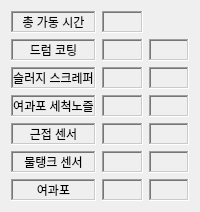
     <widget class="QWidget" name="tab_4">
      <attribute name="title">
       <string>가동 시간</string>
      </attribute>
      <layout class="QGridLayout" name="gridLayout_9">
       <item row="1" column="0">
        <layout class="QGridLayout" name="gridLayout_5">
         <item row="2" column="1">
          <widget class="QLabel" name="label_30">
           <property name="frameShape">
            <enum>QFrame::WinPanel</enum>
           </property>
           <property name="frameShadow">
            <enum>QFrame::Sunken</enum>
           </property>
           <property name="text">
            <string>슬러지 스크레퍼</string>
           </property>
           <property name="alignment">
            <set>Qt::AlignCenter</set>
           </property>
          </widget>
         </item>
         <item row="6" column="1">
          <widget class="QLabel" name="label_35">
           <property name="frameShape">
            <enum>QFrame::WinPanel</enum>
           </property>
           <property name="frameShadow">
            <enum>QFrame::Sunken</enum>
           </property>
           <property name="text">
            <string>여과포</string>
           </property>
           <property name="alignment">
            <set>Qt::AlignCenter</set>
           </property>
          </widget>
         </item>
         <item row="3" column="1">
          <widget class="QLabel" name="label_31">
           <property name="frameShape">
            <enum>QFrame::WinPanel</enum>
           </property>
           <property name="frameShadow">
            <enum>QFrame::Sunken</enum>
           </property>
           <property name="text">
            <string>여과포 세척노즐</string>
           </property>
           <property name="alignment">
            <set>Qt::AlignCenter</set>
           </property>
          </widget>
         </item>
         <item row="3" column="3">
          <widget class="QLabel" name="label_Change_Filter">
           <property name="frameShape">
            <enum>QFrame::WinPanel</enum>
           </property>
           <property name="frameShadow">
            <enum>QFrame::Sunken</enum>
           </property>
           <property name="text">
            <string/>
           </property>
           <property name="alignment">
            <set>Qt::AlignCenter</set>
           </property>
          </widget>
         </item>
         <item row="0" column="2">
          <widget class="QLabel" name="label_Time_1">
           <property name="frameShape">
            <enum>QFrame::WinPanel</enum>
           </property>
           <property name="frameShadow">
            <enum>QFrame::Sunken</enum>
           </property>
           <property name="text">
            <string/>
           </property>
           <property name="alignment">
            <set>Qt::AlignCenter</set>
           </property>
          </widget>
         </item>
         <item row="1" column="3">
          <widget class="QLabel" name="label_Change_Drum">
           <property name="frameShape">
            <enum>QFrame::WinPanel</enum>
           </property>
           <property name="frameShadow">
            <enum>QFrame::Sunken</enum>
           </property>
           <property name="text">
            <string/>
           </property>
           <property name="alignment">
            <set>Qt::AlignCenter</set>
           </property>
          </widget>
         </item>
         <item row="0" column="1">
          <widget class="QLabel" name="label">
           <property name="frameShape">
            <enum>QFrame::WinPanel</enum>
           </property>
           <property name="frameShadow">
            <enum>QFrame::Sunken</enum>
           </property>
           <property name="text">
            <string>총 가동 시간</string>
           </property>
           <property name="alignment">
            <set>Qt::AlignCenter</set>
           </property>
          </widget>
         </item>
         <item row="5" column="3">
          <widget class="QLabel" name="label_Change_WaterTank">
           <property name="frameShape">
            <enum>QFrame::WinPanel</enum>
           </property>
           <property name="frameShadow">
            <enum>QFrame::Sunken</enum>
           </property>
           <property name="text">
            <string/>
           </property>
           <property name="alignment">
            <set>Qt::AlignCenter</set>
           </property>
          </widget>
         </item>
         <item row="1" column="1">
          <widget class="QLabel" name="label_29">
           <property name="frameShape">
            <enum>QFrame::WinPanel</enum>
           </property>
           <property name="frameShadow">
            <enum>QFrame::Sunken</enum>
           </property>
           <property name="text">
            <string>드럼 코팅</string>
           </property>
           <property name="alignment">
            <set>Qt::AlignCenter</set>
           </property>
          </widget>
         </item>
         <item row="6" column="3">
          <widget class="QLabel" name="label_Change_Close">
           <property name="frameShape">
            <enum>QFrame::WinPanel</enum>
           </property>
           <property name="frameShadow">
            <enum>QFrame::Sunken</enum>
           </property>
           <property name="text">
            <string/>
           </property>
           <property name="alignment">
            <set>Qt::AlignCenter</set>
           </property>
          </widget>
         </item>
         <item row="4" column="3">
          <widget class="QLabel" name="label_Change_Cleaner">
           <property name="frameShape">
            <enum>QFrame::WinPanel</enum>
           </property>
           <property name="frameShadow">
            <enum>QFrame::Sunken</enum>
           </property>
           <property name="text">
            <string/>
           </property>
           <property name="alignment">
            <set>Qt::AlignCenter</set>
           </property>
          </widget>
         </item>
         <item row="5" column="1">
          <widget class="QLabel" name="label_34">
           <property name="frameShape">
            <enum>QFrame::WinPanel</enum>
           </property>
           <property name="frameShadow">
            <enum>QFrame::Sunken</enum>
           </property>
           <property name="text">
            <string>물탱크 센서</string>
           </property>
           <property name="alignment">
            <set>Qt::AlignCenter</set>
           </property>
          </widget>
         </item>
         <item row="4" column="1">
          <widget class="QLabel" name="label_33">
           <property name="frameShape">
            <enum>QFrame::WinPanel</enum>
           </property>
           <property name="frameShadow">
            <enum>QFrame::Sunken</enum>
           </property>
           <property name="text">
            <string>근접 센서</string>
           </property>
           <property name="alignment">
            <set>Qt::AlignCenter</set>
           </property>
          </widget>
         </item>
         <item row="2" column="2">
          <widget class="QLabel" name="label_Time_3">
           <property name="frameShape">
            <enum>QFrame::WinPanel</enum>
           </property>
           <property name="frameShadow">
            <enum>QFrame::Sunken</enum>
           </property>
           <property name="text">
            <string/>
           </property>
           <property name="alignment">
            <set>Qt::AlignCenter</set>
           </property>
          </widget>
         </item>
         <item row="3" column="2">
          <widget class="QLabel" name="label_Time_4">
           <property name="frameShape">
            <enum>QFrame::WinPanel</enum>
           </property>
           <property name="frameShadow">
            <enum>QFrame::Sunken</enum>
           </property>
           <property name="text">
            <string/>
           </property>
           <property name="alignment">
            <set>Qt::AlignCenter</set>
           </property>
          </widget>
         </item>
         <item row="4" column="2">
          <widget class="QLabel" name="label_Time_5">
           <property name="frameShape">
            <enum>QFrame::WinPanel</enum>
           </property>
           <property name="frameShadow">
            <enum>QFrame::Sunken</enum>
           </property>
           <property name="text">
            <string/>
           </property>
           <property name="alignment">
            <set>Qt::AlignCenter</set>
           </property>
          </widget>
         </item>
         <item row="2" column="3">
          <widget class="QLabel" name="label_Change_Drum_2">
           <property name="frameShape">
            <enum>QFrame::WinPanel</enum>
           </property>
           <property name="frameShadow">
            <enum>QFrame::Sunken</enum>
           </property>
           <property name="text">
            <string/>
           </property>
           <property name="alignment">
            <set>Qt::AlignCenter</set>
           </property>
          </widget>
         </item>
         <item row="5" column="2">
          <widget class="QLabel" name="label_Time_6">
           <property name="frameShape">
            <enum>QFrame::WinPanel</enum>
           </property>
           <property name="frameShadow">
            <enum>QFrame::Sunken</enum>
           </property>
           <property name="text">
            <string/>
           </property>
           <property name="alignment">
            <set>Qt::AlignCenter</set>
           </property>
          </widget>
         </item>
         <item row="1" column="2">
          <widget class="QLabel" name="label_Time_2">
           <property name="frameShape">
            <enum>QFrame::WinPanel</enum>
           </property>
           <property name="frameShadow">
            <enum>QFrame::Sunken</enum>
           </property>
           <property name="text">
            <string/>
           </property>
           <property name="alignment">
            <set>Qt::AlignCenter</set>
           </property>
          </widget>
         </item>
         <item row="6" column="2">
          <widget class="QLabel" name="label_Time_7">
           <property name="frameShape">
            <enum>QFrame::WinPanel</enum>
           </property>
           <property name="frameShadow">
            <enum>QFrame::Sunken</enum>
           </property>
           <property name="text">
            <string/>
           </property>
           <property name="alignment">
            <set>Qt::AlignCenter</set>
           </property>
          </widget>
         </item>
        </layout>
       </item>
      </layout>
     </widget>
